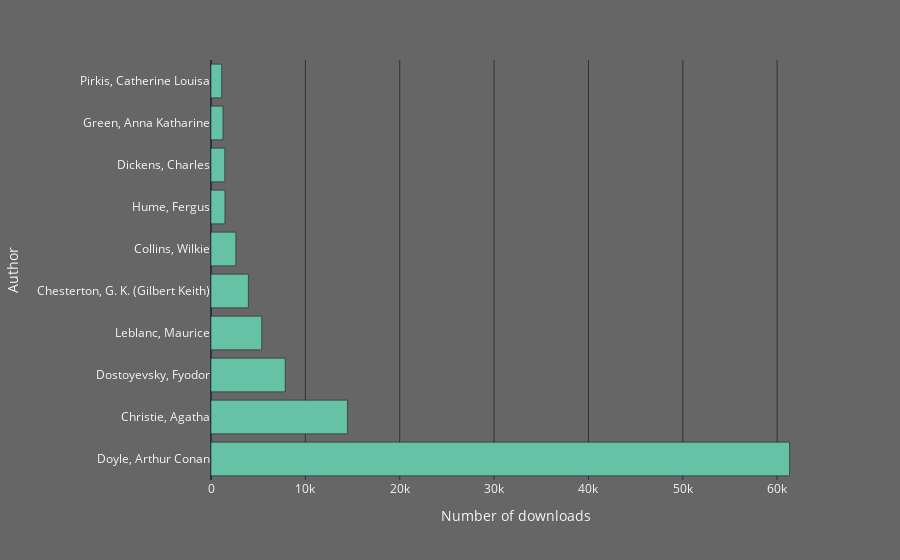

The cell this chart's notebook holds for it:
### Code cell
fig1 = px.bar(mystery_auth.head(10), y='author', x='downloads',  
             #title = 'Mystery Authors - Top 10 by Total Downloads',
             template='plotly_dark',
             color_discrete_sequence=px.colors.qualitative.Set2,
             #hover_name = 'rept_name_1', 
             #hover_data = ['from_npi_specialty','patient_count' ],
             labels = {'author':'Author', 'downloads':'Number of downloads'},
            orientation = 'h')
#fig.update_xaxes(type='category')
#fig1.update_traces(texttemplate='%{x}', textposition='inside')
fig1.update_layout(barmode='stack'#, yaxis={'categoryorder':'category ascending'}
                  )
fig1.update_layout({'plot_bgcolor': 'rgba(102,102,102,1)','paper_bgcolor': 'rgba(102,102,102,1)'})
fig1.show()

### Figure 1 — Plotly figure (JSON) as saved in the notebook; plotly's stock layout.template omitted (floating-point values rounded to 4 significant figures)
{"data": [{"alignmentgroup": "True", "hovertemplate": "Number of downloads=%{x}<br>Author=%{y}<extra></extra>", "legendgroup": "", "marker": {"color": "rgb(102,194,165)"}, "name": "", "offsetgroup": "", "orientation": "h", "showlegend": false, "textposition": "auto", "type": "bar", "x": [61315, 14460, 7860, 5374, 3956, 2631, 1475, 1458, 1263, 1128], "xaxis": "x", "y": ["Doyle, Arthur Conan", "Christie, Agatha", "Dostoyevsky, Fyodor", "Leblanc, Maurice", "Chesterton, G. K. (Gilbert Keith)", "Collins, Wilkie", "Hume, Fergus", "Dickens, Charles", "Green, Anna Katharine", "Pirkis, Catherine Louisa"], "yaxis": "y"}], "layout": {"barmode": "stack", "legend": {"tracegroupgap": 0}, "margin": {"t": 60}, "paper_bgcolor": "rgba(102,102,102,1)", "plot_bgcolor": "rgba(102,102,102,1)", "xaxis": {"anchor": "y", "domain": [0, 1], "title": {"text": "Number of downloads"}}, "yaxis": {"anchor": "x", "domain": [0, 1], "title": {"text": "Author"}}}}
